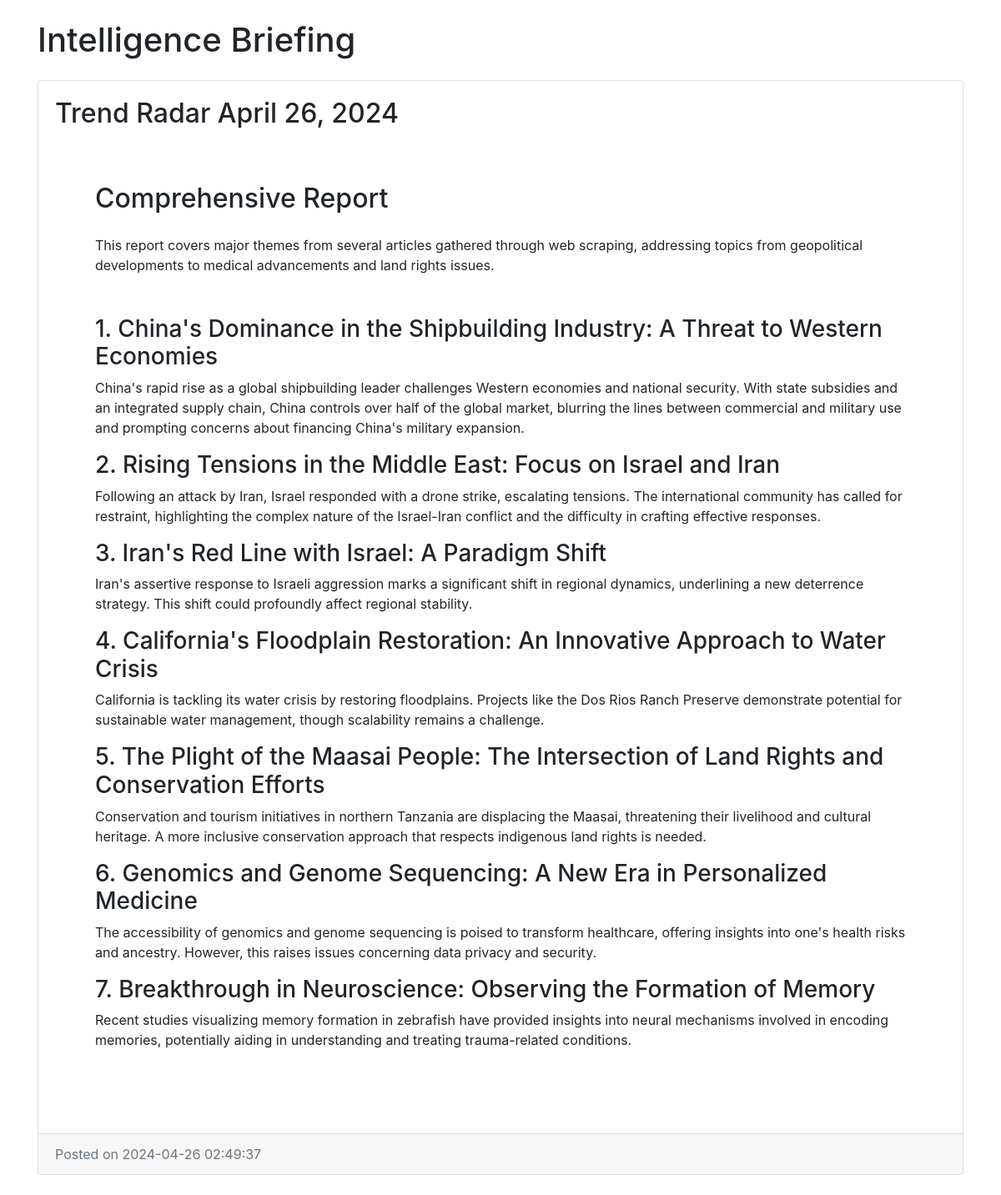
/dashboard, run on the app's committed database.
### app.py (models this page shows, shortened)
class Blog(db.Model):
    id = db.Column(db.Integer, primary_key=True)
    title = db.Column(db.String(100), nullable=False)
    content = db.Column(db.Text, nullable=False)
    slug = db.Column(db.String(100), nullable=False)
    visible = db.Column(db.Integer, nullable=False)
    created_at = db.Column(db.DateTime, nullable=False, default=datetime.utcnow)
    updated_at = db.Column(db.DateTime, nullable=False, default=datetime.utcnow)
    category_id = db.Column(db.Integer)

### app.py (the view)
@app.route('/dashboard')
def dashboard():
    posts = Blog.query.filter_by(visible=1).order_by(Blog.created_at.desc()).all()
    return render_template('dashboard.html', posts=posts)

### templates/dashboard.html (shortened to what this page needs)
<!DOCTYPE html>
<html lang="en">
<head>
    <link rel="stylesheet" href="https://stackpath.bootstrapcdn.com/bootstrap/4.5.2/css/bootstrap.min.css">
</head>
<body>
    <div class="container">
        <h1 class="my-4">Intelligence Briefing</h1>
        {% for post in posts %}
            <div class="card mb-4">
                <div class="card-body">
                    <h2 class="card-title">{{ post.title }}</h2>
                    <p class="card-text">{{ post.content | safe }}</p>
                </div>
                <div class="card-footer text-muted">
                    Posted on {{ post.created_at.strftime('%Y-%m-%d %H:%M:%S') }}
                </div>
            </div>
        {% endfor %}
    </div>
</body>
</html>

### data on the page
Blog: title "Trend Radar April 26, 2024", content "Comprehensive Report This report covers major themes from several articles gathered through web scraping, addressing topics from geopolitical developments to medical advancements and land rights issues. 1. China's Dominance in the Shipbuilding Industry: A Threat to Western Economies China's rapid rise as a global shipbuilding leader challenges Western economies and national security. With state subsidies and an integrated supply chain, China controls over half of the global market, blurring the lines between commercial and military use and prompting concerns about financing China's military expansion. 2. Rising Tensions in the Middle East: Focus on Israel and Iran Following an attack by…", created_at "2024-04-26 02:49:37"
